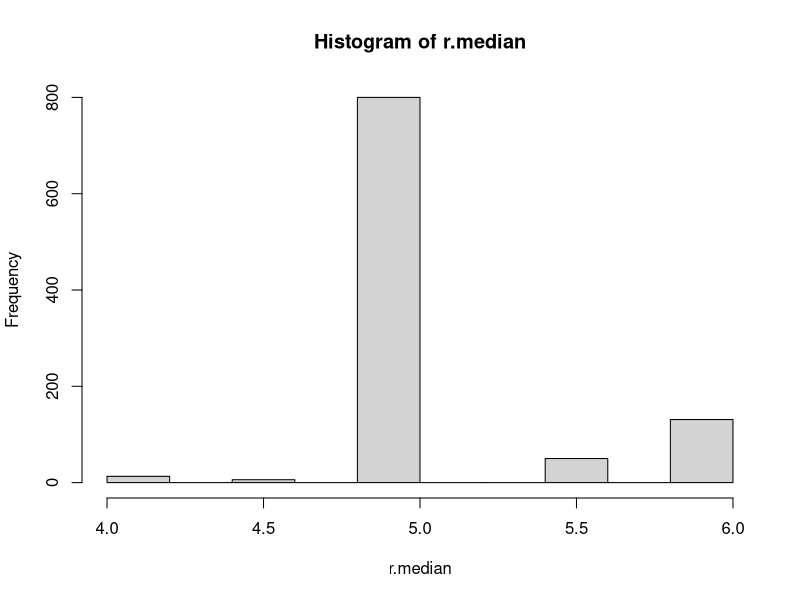
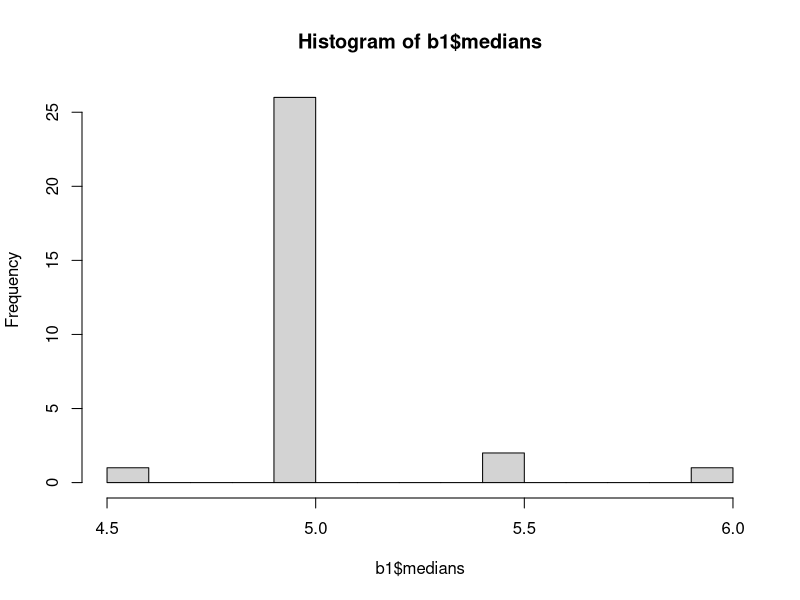
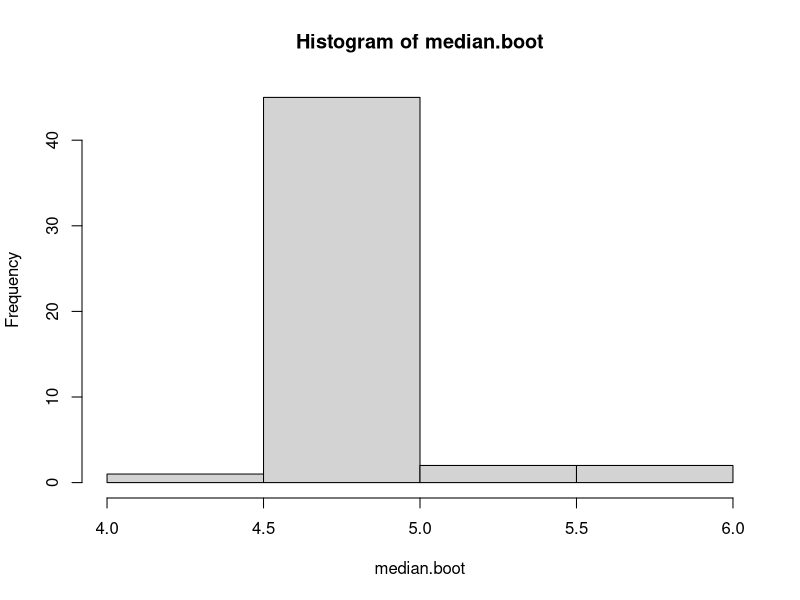
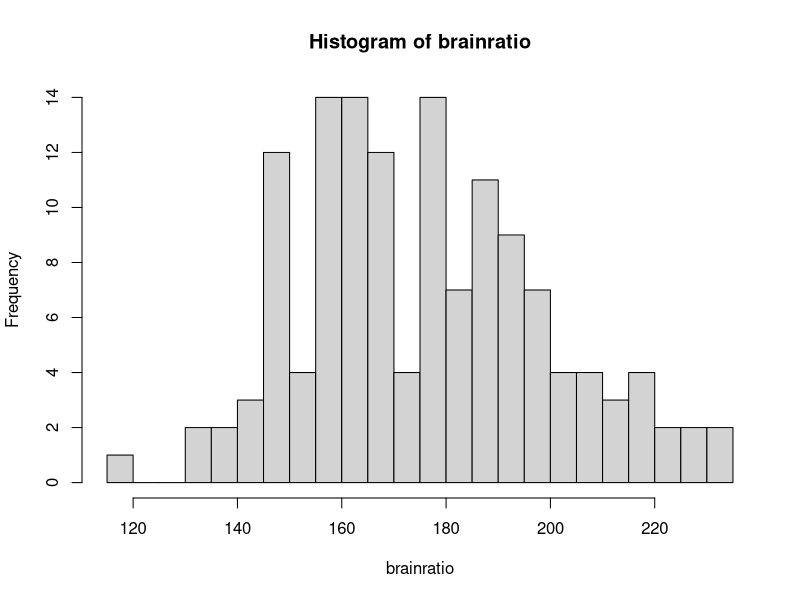
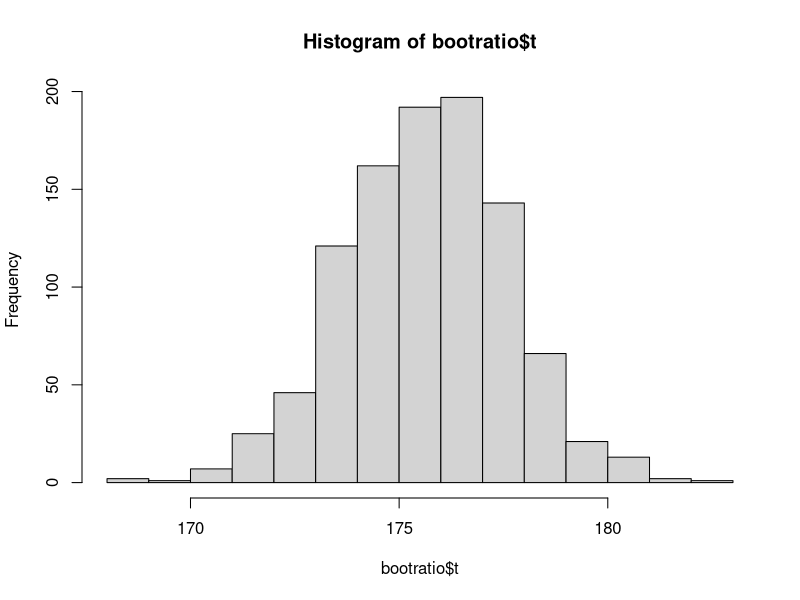
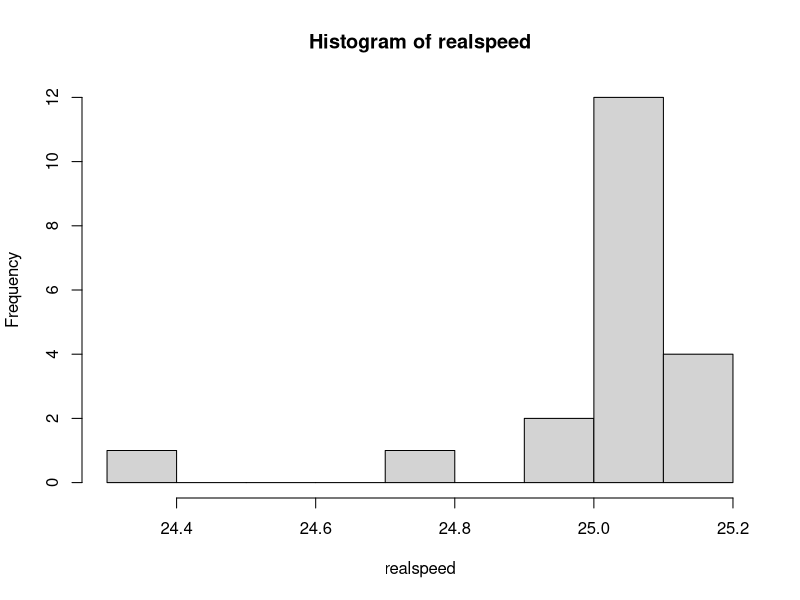
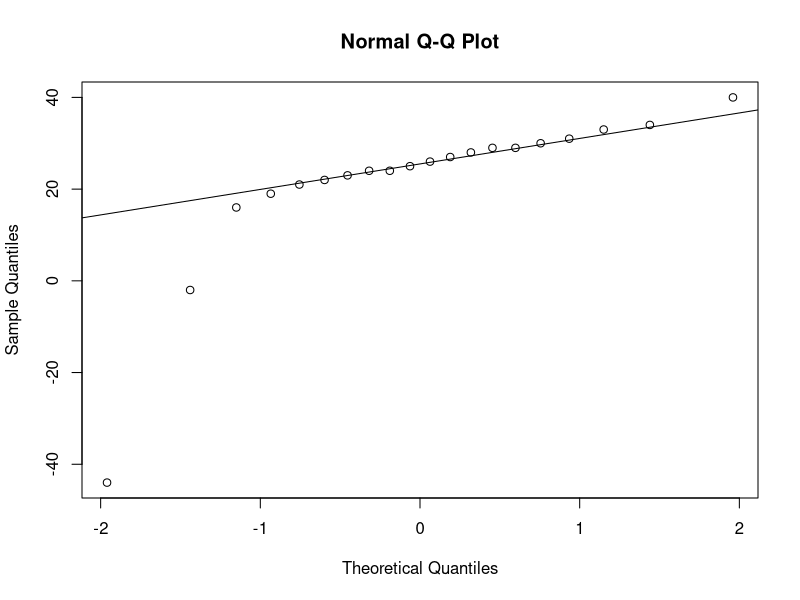
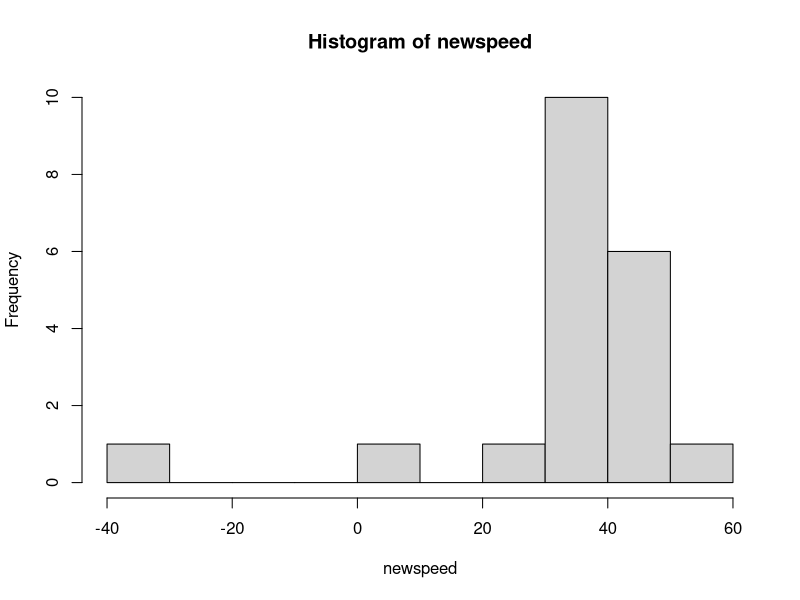

Here is the R script that generated these plots, in order:
## ---- chunk 1
knitr::opts_chunk$set(echo = TRUE)
knitr::opts_knit$set(root.dir =  "~/Dropbox/Biometrics Labs/Lab 10 Alt - Bootstrapping and Simulating Data")
## ---- chunk 2
reds<-rep("red", 15)
blues<-rep("blue", 30)
greens<-rep("green", 20)
whites<-rep("white", 5)
marbles<-c(reds, blues, greens, whites)
marbles
table(marbles)
table(marbles)/5
## ---- chunk 3
set.seed(1234)
draw<-sample(marbles, size=10)
table(draw)
draw<-sample(marbles, size=10)
table(draw)
draw<-sample(marbles, size=10)
table(draw)
## ---- chunk 4
x<-1:100
sample(x, size=10, replace=TRUE, prob=NULL)
## ---- chunk 5
sample(x=1:10, size=10, replace=T)
## ---- chunk 6
sample(x=10, size=10, replace=T)
## ---- chunk 7
data <- round(rnorm(n=100, mean=5, sd=3))
data[1:10] # the first 10 data points
## ---- chunk 8
resamples <- lapply(1:1000, function(i) sample(data, size=100, replace = TRUE))
resamples[1]
## ---- chunk 9
r.median <- sapply(resamples, median)
r.median[1:20]
## ---- chunk 10
hist(r.median, breaks=10)
## ---- chunk 11
sd(r.median)
sqrt(var(r.median))
## ---- chunk 12
b.median <- function(data, num) {
  resamples <- lapply(1:num, function(i) sample(data, replace=T))
  r.median <- sapply(resamples, median)
  std.err <- sqrt(var(r.median))
  list(std.err=std.err, resamples=resamples, medians=r.median)   
}
## ---- chunk 13
data1 <- round(rnorm(100, 5, 3))
## ---- chunk 14
b1 <- b.median(data1, 30)
## ---- chunk 15
b1$resamples[1]
## ---- chunk 16
b1$std.err
## ---- chunk 17
hist(b1$medians, breaks=20)
## ---- chunk 18
b.median(data=data1, num=1000)$std.err
## ---- chunk 19
median.boot<-b.median(data=data1, num=50)$medians
hist(median.boot)
## ---- chunk 20
library(boot)
d<-read.csv("Cats.csv")
str(d)
brainratio<-(d$BodyMass.kg/d$BrainMass.kg)
mean(brainratio)
hist(brainratio, breaks=30)
## ---- chunk 21
ratio <- function(d, w) sum(d[,2] * w)/sum(d[,1] * w)
## ---- chunk 22
bootratio<-boot(data=d, statistic=ratio, R=999, stype="w")
bootratio
hist(bootratio$t)
boot.ci(bootratio, conf=0.95, type = c("all"))
## ---- chunk 23
speed <- c(28, -44, 29, 30, 26, 27, 22, 23, 33, 16, 24, 29, 24,
           40 , 21, 31, 34, -2, 25, 19)
realspeed<-speed*10e-3+24.8
hist(realspeed)
## ---- chunk 24
qqnorm(speed)
qqline(speed)
## ---- chunk 25
newspeed <- speed - mean(speed) + 33.02
mean(newspeed)
hist(newspeed)
## ---- chunk 26
set.seed(1234)
bstrap <- c()
for (i in 1:1000){
   newsample <- sample(newspeed, 20, replace=T)
   bstrap <- c(bstrap, mean(newsample))
   }
hist(bstrap, breaks=100)
## ---- chunk 27
(sum(bstrap < 21.75) + sum(bstrap > 44.29))/1000
## ---- chunk 28
betterspeed <- speed[-c(2,18)]
betterspeed
mean(betterspeed)
qqnorm(betterspeed)
qqline(betterspeed)
## ---- chunk 29
set.seed(1234)
newspeed <- betterspeed - mean(betterspeed) + 33.02
mean(betterspeed)
bstrap <- c()
for (i in 1:10000){
  bstrap <- c(bstrap, mean(sample(newspeed, 18, replace=T)))
}
## ---- chunk 30
(sum(bstrap < 26.722) + sum(bstrap > 39.218))/10000
## ---- chunk 31
t.test(betterspeed, alternative="two.sided", mu=33.02)
## ---- chunk 32
d<-read.csv("haphazard.csv")
str(d)
## ---- chunk 33
hist(d$numberSelected, right = FALSE, breaks = seq(10,100, by = 1), 
	las = 1, col = "firebrick", xlab = "Number thought of by volunteer", 
	ylim=c(0,50), xlim=c(0,100))
## ---- chunk 34
table(d$numberSelected)
factorData <- factor(d$numberSelected, levels = 10:99)
observedFreq <- table(factorData)
observedFreq
plot(observedFreq)
## ---- chunk 35
chiData <- chisq.test(observedFreq)$statistic
chiData
## ---- chunk 36
n <- nrow(d)
n
## ---- chunk 37
randomTwoDigit <- sample(10:99, size = n, replace = TRUE)
randomTwoDigit
hist(randomTwoDigit, breaks=20, xlim=c(0,100))
## ---- chunk 38
randomTwoDigit <- factor(randomTwoDigit, levels = 10:99)
observedFreq <- table(randomTwoDigit)
expectedFreq <- n/length(10:99)
chiSim <- sum( (observedFreq - expectedFreq)^2 / expectedFreq )
chiSim

## ---- chunk 39
chisq.test(observedFreq)$statistic
## ---- chunk 40
nSim <- 10000
results <- c()
for(i in 1:nSim){
	randomTwoDigit <- sample(10:99, size = n, replace = TRUE)
	randomTwoDigit <- factor(randomTwoDigit, levels = 10:99)
	simFreq <- table(randomTwoDigit)
	expectedFreq <- n/length(10:99)
	results[i] <- sum( (simFreq - expectedFreq)^2 / expectedFreq )
	}
## ---- chunk 41
hist(results, right = FALSE, breaks = 500)
## ---- chunk 42
P <- sum(results >= chiData)/nSim
P
## ---- chunk 43
factorData <- factor(d$numberSelected, levels = 10:99)
observedFreq <- table(factorData)
chisq.test(observedFreq, simulate.p.value = TRUE, B = 10000)
## ---- chunk 44
chimp <- read.csv("chimp.csv")
head(chimp)
## ---- chunk 45
hist(chimp$asymmetryScore, breaks = seq(-.5, 1.25, by = 0.25), 
	right = FALSE, col = "firebrick", las = 1)
## ---- chunk 46
median(chimp$asymmetryScore)
## ---- chunk 47
bootSample <- sample(chimp$asymmetryScore, size = nrow(chimp), replace = TRUE)
median(bootSample)
## ---- chunk 48
B <- 10000
bootMedian <- vector()
for(i in 1:B){
	bootSample <- sample(chimp$asymmetryScore, size = nrow(chimp), replace = TRUE)
	bootMedian[i] <- median(bootSample)
	}
## ---- chunk 49
hist(bootMedian, breaks = 100, right = FALSE, col = "firebrick", las = 1)
## ---- chunk 50
mean(bootMedian)
## ---- chunk 51
sd(bootMedian)
## ---- chunk 52
quantile(bootMedian, probs = c(0.025, 0.975))
## ---- chunk 53
library(boot)
## ---- chunk 54
boot.median <- function(x, i){median(x[i])}
## ---- chunk 55
bootResults <- boot(chimp$asymmetryScore, boot.median, R = 10000)
bootResults
## ---- chunk 56
hist(bootResults$t, breaks = 100, right = FALSE, col = "firebrick", las = 1)
## ---- chunk 57
boot.ci(bootResults, type = "perc")
boot.ci(bootResults, type = "bca")
## ---- chunk 58
d<-read.csv("cannibalism.csv")
str(d)
boxplot(timeToMating~feedingStatus, data=d)
## ---- chunk 59
twoMedians <- tapply(d$timeToMating, d$feedingStatus, median)
diffMedian <- twoMedians[2] -  twoMedians[1]
diffMedian
## ---- chunk 60
boot.diffMedian <- function(x, i){
	twoMedians <- tapply(x$timeToMating[i], x$feedingStatus[i], median)
	diffMedian <- twoMedians[2] -  twoMedians[1]
	}
## ---- chunk 61
library(boot)
bootResults <- boot(d, boot.diffMedian, R = 10000)
mean(bootResults$t)
bootResults
## ---- chunk 62
hist(bootResults$t, breaks = 20, right = FALSE, col = "firebrick", las = 1)
## ---- chunk 63
boot.ci(bootResults, type = "perc")
boot.ci(bootResults, type = "bca")
